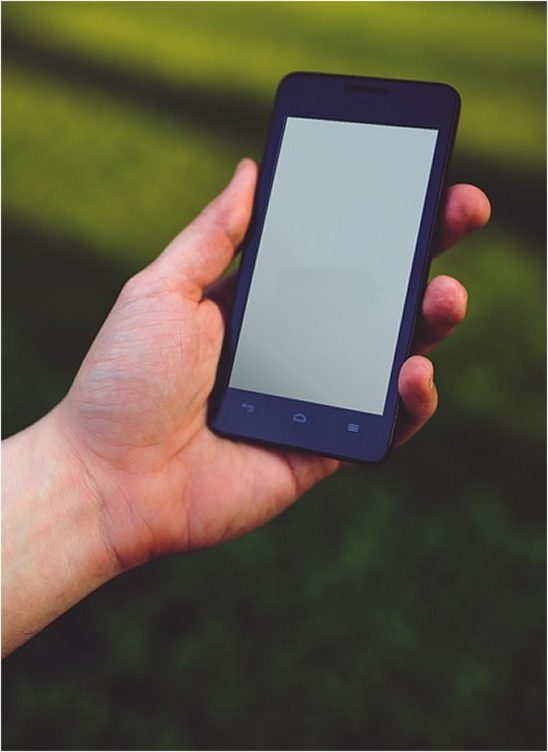
#> input picture Week6/phone.jpg, 548 x 752 px
$ jupyter execute Lab6.ipynb   (shell and % lines are left out)
#> lines starting #> are read from the running program, lines starting #| are printed output that depends on the picture
[cell 1]
import numpy as np
import cv2 as cv
import skimage
from skimage.io import imread
from skimage.color import rgb2gray
from scipy import signal as sig
from scipy.ndimage import gaussian_filter
import matplotlib.pyplot as plt

[cell 2]
#step 1 greyscale the RGB image
img = cv.imread('phone.jpg')
#> img is the input picture: shape (752, 548, 3); mean B, G, R 72.7, 90, 97.7
imggrey = cv.cvtColor(img,cv.COLOR_BGR2GRAY)
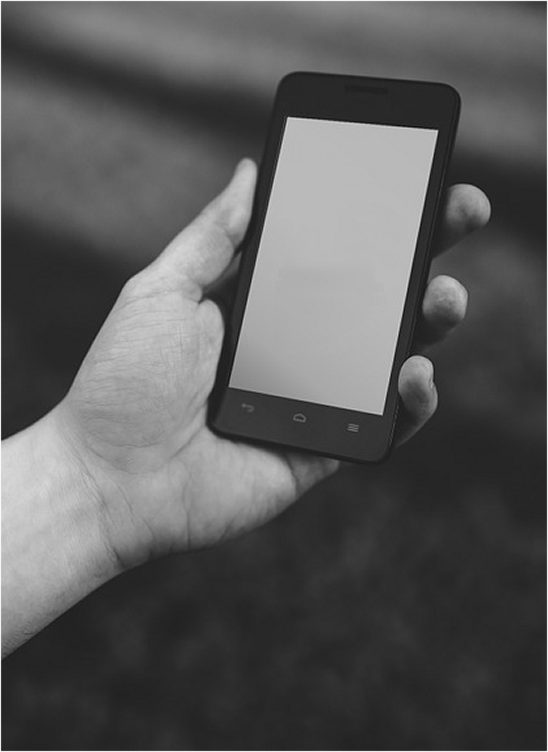
#> imggrey: shape (752, 548); min 7, max 255, mean 90.3
imggrey = np.float32(imggrey)

[cell 3]
#step 2 gradient calculations
def gradient_x(imggrey):
    ##Sobel operator kernels.
    kernel_x = np.array([[-1, 0, 1],[-2, 0, 2],[-1, 0, 1]])
    return sig.convolve2d(imggrey, kernel_x, mode='same')
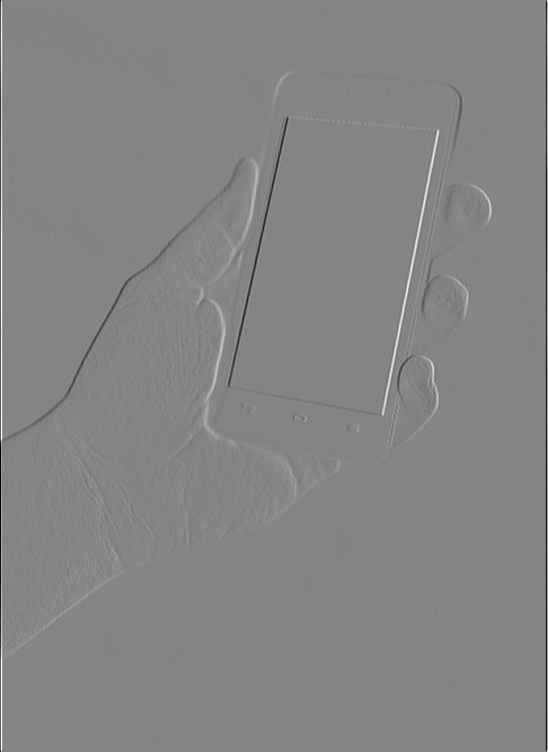
#> returned value: shape (752, 548) float64; min -870, max 802, mean 0; drawn with min black and max white
def gradient_y(imggrey):
    kernel_y = np.array([[1, 2, 1], [0, 0, 0], [-1, -2, -1]])
    return sig.convolve2d(imggrey, kernel_y, mode='same')
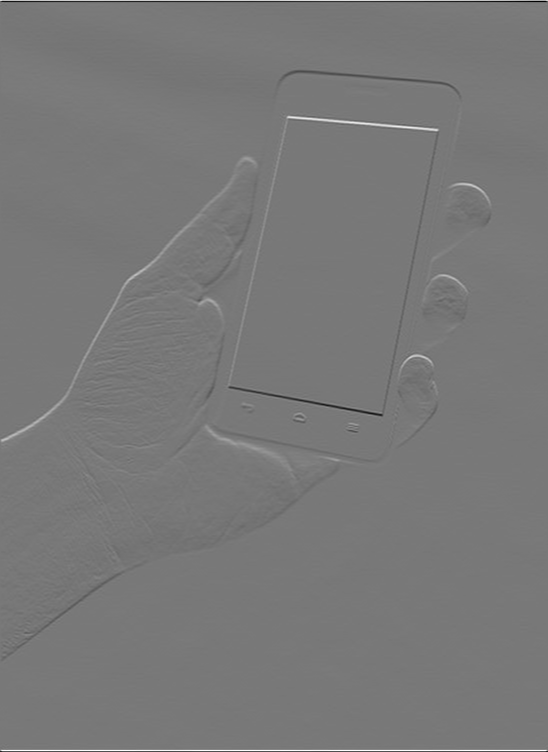
#> returned value: shape (752, 548) float64; min -723, max 804, mean 0; drawn with min black and max white

I_x = gradient_x(imggrey)
I_y = gradient_y(imggrey)

[cell 4]
#step 3 structured tensor
Ixx = gaussian_filter(I_x**2, sigma=1)
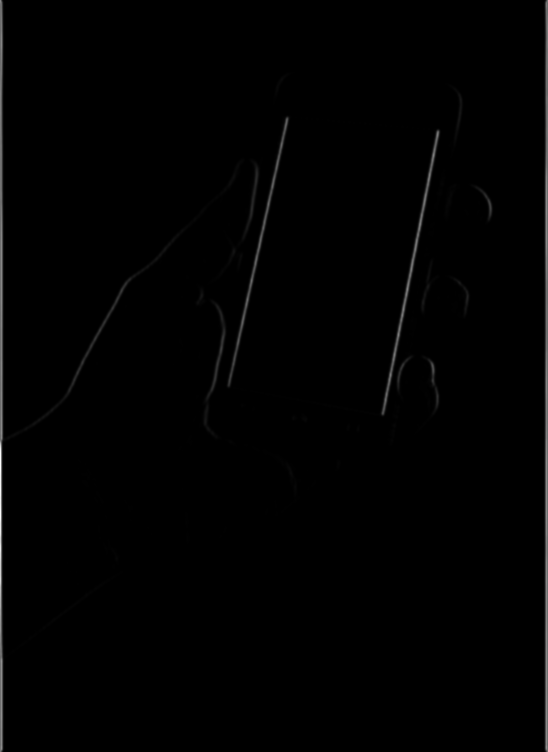
#> Ixx: shape (752, 548) float64; min 0, max 489709.8, mean 3525.6; drawn with min black and max white
Ixy = gaussian_filter(I_y*I_x, sigma=1)
Iyy = gaussian_filter(I_y**2, sigma=1)
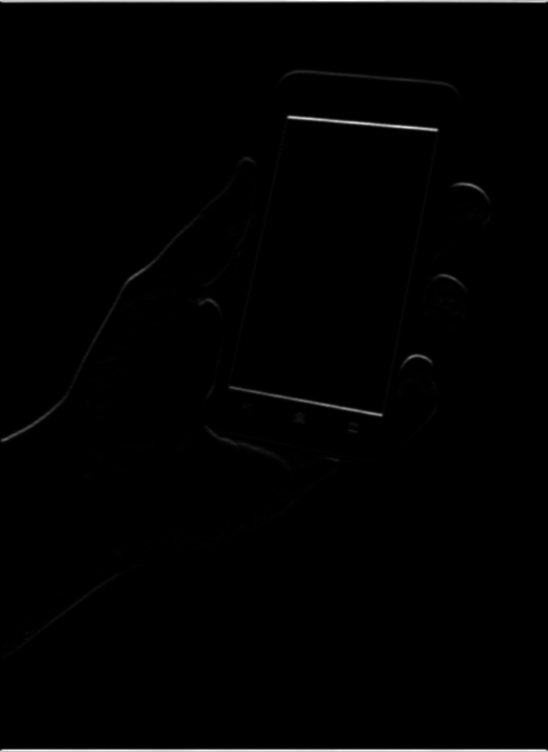
#> Iyy: shape (752, 548) float64; min 0, max 288214.6, mean 2383.2; drawn with min black and max white

[cell 5]
#step 4 corner response function
k = 0.05

# determinant
detA = Ixx * Iyy - Ixy ** 2
# trace
traceA = Ixx + Iyy

harris_response = detA - k * traceA ** 2
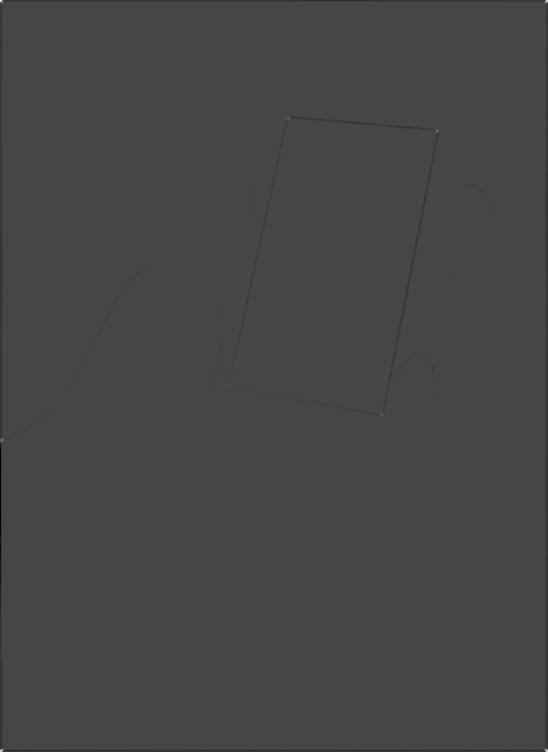
#> harris_response: shape (752, 548) float64; min -1.2e+10, max 3.11e+10, mean -48113180.7; drawn with min black and max white

[cell 6]
#step 5 find edges
img_copy_for_corners = np.copy(img)
img_copy_for_edges = np.copy(img)

for rowindex, response in enumerate(harris_response):
    for colindex, r in enumerate(response):
        if r > 0:
            # this is a corner
            img_copy_for_corners[rowindex, colindex] = [255,0,0]
        elif r < 0:
            # this is an edge
            img_copy_for_edges[rowindex, colindex] = [0,255,0]
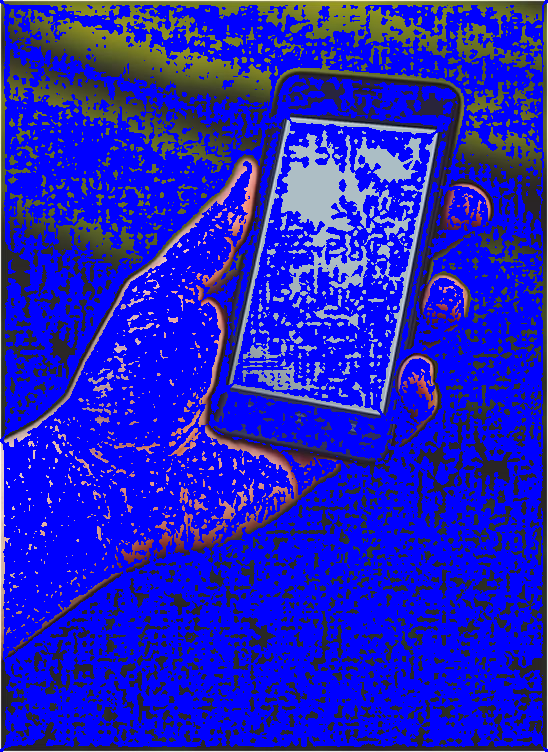
#> img_copy_for_corners: shape (752, 548, 3); mean B, G, R 189.5, 31.4, 32.8
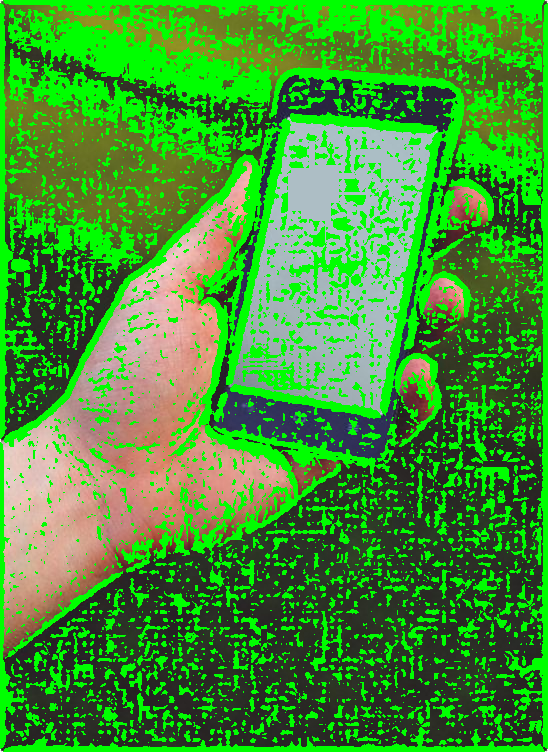
#> img_copy_for_edges: shape (752, 548, 3); mean B, G, R 50.1, 147.1, 66.8

[cell 7]
corners = skimage.feature.corner_peaks(harris_response)
#> corners = 11900 pairs, first value 5 to 750, second value 1 to 546
fig, ax = plt.subplots()
ax.imshow(img, interpolation='nearest', cmap=plt.cm.gray)
ax.plot(corners[:, 1], corners[:, 0], '.r', markersize=3)
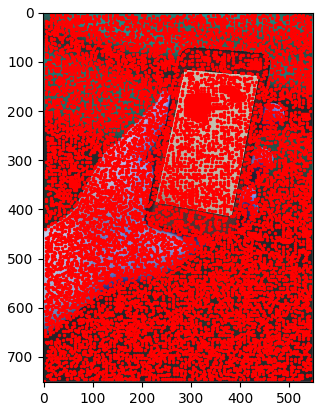
#> figure drawn by matplotlib, 1 panel; B, G, R data is drawn as R, G, B

[cell 8]
#cv2 implementation
dst = cv.cornerHarris(imggrey,2,3,0.04)
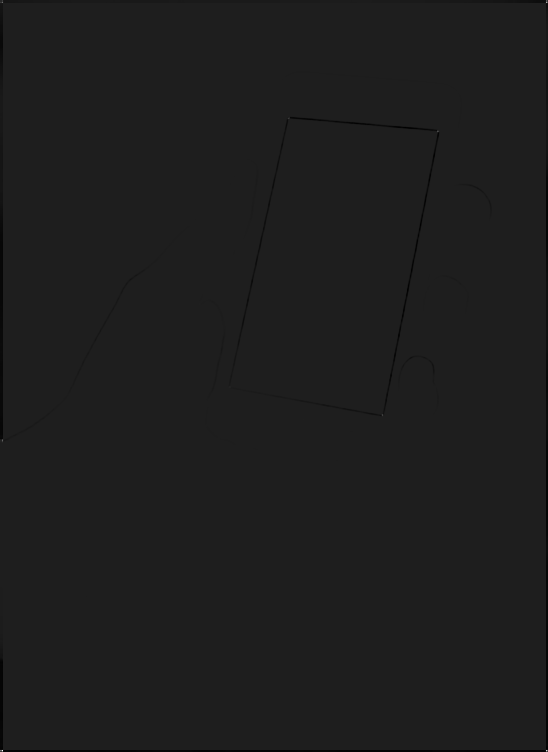
#> dst: shape (752, 548) float32; min -18374346, max 136065824, mean -173221; drawn with min black and max white
#result is dilated for marking the corners, not important
dst = cv.dilate(dst,None)
# Threshold for an optimal value, it may vary depending on the image.
img[dst>0.01*dst.max()]=[0,0,255]
cv.imshow('dst',img)
if cv.waitKey(0) & 0xff == 27:
#> (key Esc is pressed here)
    cv.destroyAllWindows()
